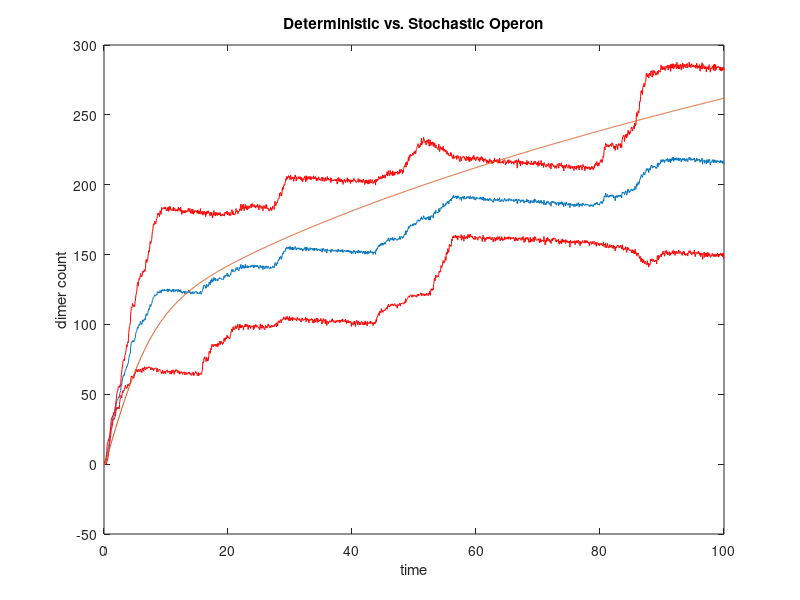
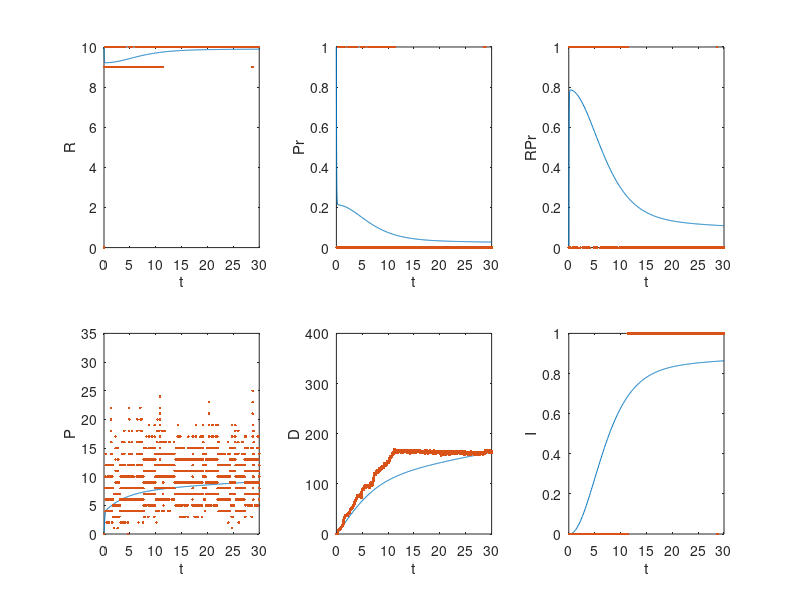

MATLAB code to generate these figures, in order:
% Minjun Park, CAAM 210, 10/19/15
%
% This coding compares Deterministic and stochastic operon by plotting Dimer, and also subplots of other elements.
% It use Ordinary differential equations to compare these different operons
%
% USAGE: Choose what element to compare, and in this case we compare Dimer.
% Also, write down equations to see how they react, considering propensity
% 
%
function mca2driver
rtab = {[1 -1 2 -1 3 1]%R + Pr -> RPr
    [3 -1 1 1 2 1] %RPr -> R + PR
    [3 -1 4 10 1 1 2 1]%RPr -> 10P + R + Pr
    [4 -2 5 1]%P + P -> D
    [5 -1 4 2]%D -> P + P
    [4 -1]%P ->
    [2 -1 5 -1 6 1]%Pr + D -> I
    [6 -1 2 1 5 1]};%I -> Pr + D

nr=4; %number of times we iternate
tinc = 0.05;
tfin = 100;
tvec = 0:tinc:tfin; %uniform time vector
x=[10 1 0 0 0 0]; %x = [R Pr RPr P D I]

c=[2 1 4 2 0.5 0.05 0 0]; %propensity (without reaction 7 and 8)
X=zeros(nr, length(tvec)); %preallocating
%for j=1:nr %lay Gillespie runs along the rows of matrix and average down the columns
 %   [t,dimer] = mygill(tfin,rtab,x,c); 
  %  X(j,:)= interp1(t, dimer, tvec); %interpolation
%end
%avg = mean(X,1); %average
%dev = std(X); %standard deviation
%plot(tvec,avg) %plot time vs dimer count graph
%hold on
%plot(tvec,(avg+dev),'r') %plot with std dev added
%plot(tvec,(avg-dev),'r') %plot wiht std dev subtracted
%xlabel('time')
%ylabel('dimer count')
%hold off

%figure

c=[2 1 4 2 0.5 0.05 0.01 0.05]; %propensity (with reaction 7 and 8)
X2=zeros(nr, length(tvec)); %preallocating
for j=1:nr %lay Gillespie runs along the rows of matrix and average down the columns
    [t,dimer] = mygill(tfin,rtab,x,c);
    X2(j,:)= interp1(t, dimer(5, :), tvec); %interpolation
end
avg2 = mean(X2,1); %average
dev2 = std(X2,1); %standard deviation
plot(tvec,avg2) %plot time vs dimer count graph
hold on
plot(tvec,(avg2+dev2),'r') %plot with std dev added
plot(tvec,(avg2-dev2),'r') %plot wiht std dev subtracted
xlabel('time') % set x-axis as time
ylabel('dimer count') %set y-axis as dimer count
title('Deterministic vs. Stochastic Operon')

tspan = [0 tfin]; %from 0 to time final
yinit = x'; %this gives derivative of x
[T, X] = ode23(@(t1, x) mcaode(t1, x, c), tspan, yinit);%
plot(T,X(:,5)); %plots 5th column, which is dimer 
hold off

figure
[t,dimer] = mygill(tfin,rtab,x,c); %we need to call mygill function to plot
k = {'R' 'Pr' 'RPr' 'P' 'D' 'I'};
for j =  1:6 %there are six elements
  
  subplot(2, 3, j); %(row, column, place to plot)
  plot(T, X(:, j)) %we plot jth column
  ylabel(k(j))%it gives y-axis
  xlabel('t'); %set x-axis as time
  hold on
  plot(t, dimer(j, :), '.') %we need to plot dimer corresponding to each plot
  xlim([0 30]) 
end
end
% This is mygill function.
% mygill function takes in tfin, rtab, x, and c, and results in [t, dimer].
% Within this function, update function is used.
% Example: mygill(100, rtab, [10 1 0 0 0 0], c=[2 1 4 2 0.5 0.05 0 0])
%code-run mygill
%set k
% [tnew, xnew] = ode23(@(variables(t,x)) funct, [0.tfin], x0)
% subplot(row,column,where to plot) e.g. (2,4,i) --use forloop!
% We plot deterministic as well as stochastic operon 



function [t,all] = mygill(tfin, rtab, x, c)
t=[0]; %preallocating t
iter=1; %initial iter
dimer=[0]; %preallocating dimer
while t(iter)<tfin %run as long as t(iter) < tfin
    iter=iter+1; %counter
    a = c .* update(x); %likelihood of each reaction happening
    a0 = sum(a); %add components in a
    r1 = rand; %random number between 0 and 1
    tau = (1/a0)*log(1/r1); %calculate when it is likely to occur
    r2 = rand; %random number between 0 and 1
    cumchance = cumsum(a)/sum(a); %weighted probabilities
    b = find(cumchance > r2,1); %determining which reaction will occur
    x(rtab{b}(1:2:end)) =  x(rtab{b}(1:2:end)) + rtab{b}(2:2:end); %update x according to which reaction occured
    t(iter) = t(iter-1) + tau; %update t(iter) by adding calculated tau to prior t(iter)
    all(1, iter) = x(1); 
    all(2, iter) = x(2); 
    all(3, iter) = x(3); 
    all(4, iter) = x(4); 
    all(5, iter) = x(5);
    all(6, iter) = x(6); %update the dimer count
end
end

function dx = mcaode(t,x,c)
dx = zeros(6,1);
dx(1,1) = -1*c(1)*x(1)*x(2)+c(2)*x(3)+c(3)*x(3); % 1, 2, 3rd equations
dx(2,1) = -1*c(1)*x(1)*x(2)+c(2)*x(3)+c(3)*x(3)-c(7)*x(2)*x(5)+c(8)*x(6); %1, 2, 3, 7, 8th equations
dx(3,1) = c(1)*x(1)*x(2)-c(2)*x(3)-c(3)*x(3); %1, 2, 3rd equations
dx(4,1) = 10*c(3)*x(3)-c(4)*(x(4))^2+2*c(5)*x(5)-c(6)*x(4); %3, 4, 5, 6th equations
dx(5,1) = (0.5)*c(4)*(x(4)^2)-c(5)*x(5)-c(7)*x(2)*x(5)+c(8)*x(6); %4, 5, 7, 8th equations
dx(6,1) = c(7)*x(2)*x(5)-c(8)*x(6); %7, 8th equations
end
%{this gives derivative function of each reaction, considering reactants and resultants}

function h = update(x) %h is an updated probability
h(1) = x(1)*x(2);%reaction 1
h(2) = x(3);%reaction 2
h(3) = x(3);%reaction 3
h(4) = x(4)*(x(4)-1)/2;%reaction 4
h(5) = x(5);%reaction 5
h(6) = x(4);%reaction 6
h(7) = x(2)*x(5);%reaction 7
h(8) = x(6);%reaction 8
end